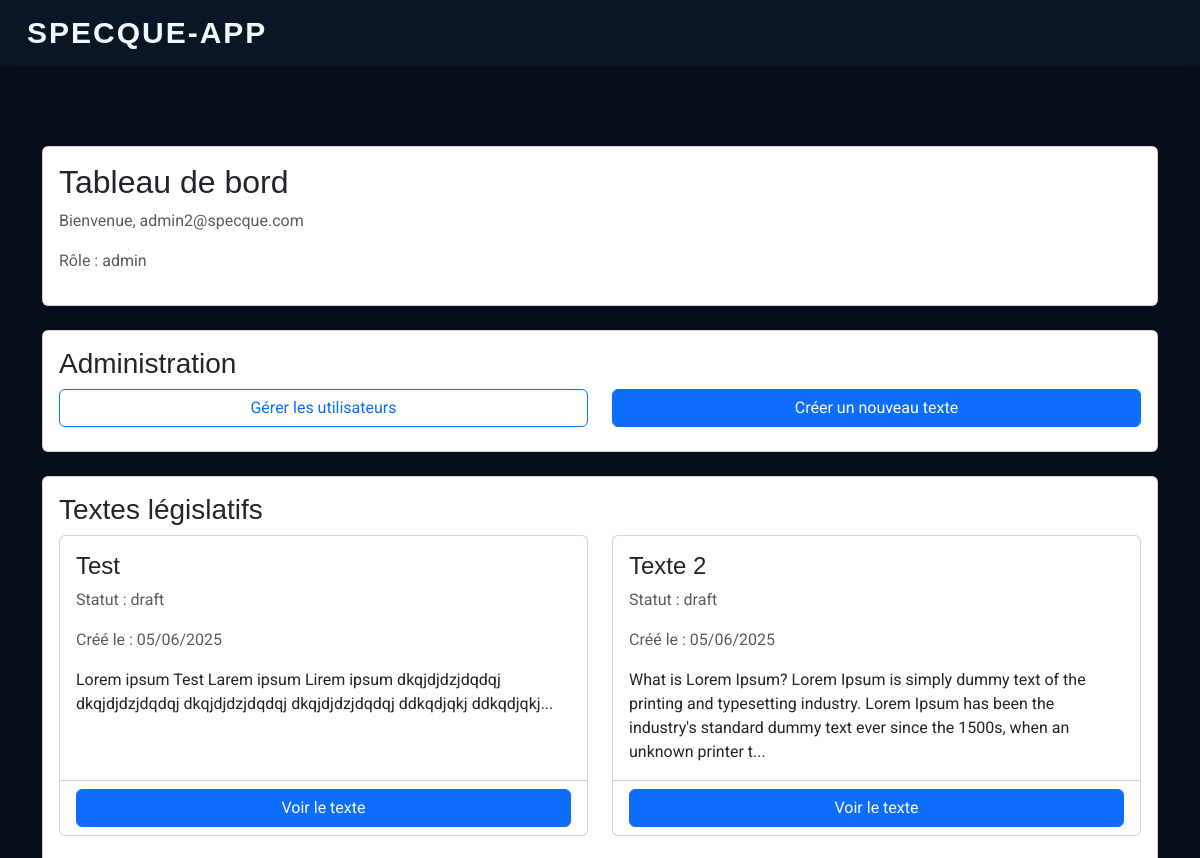
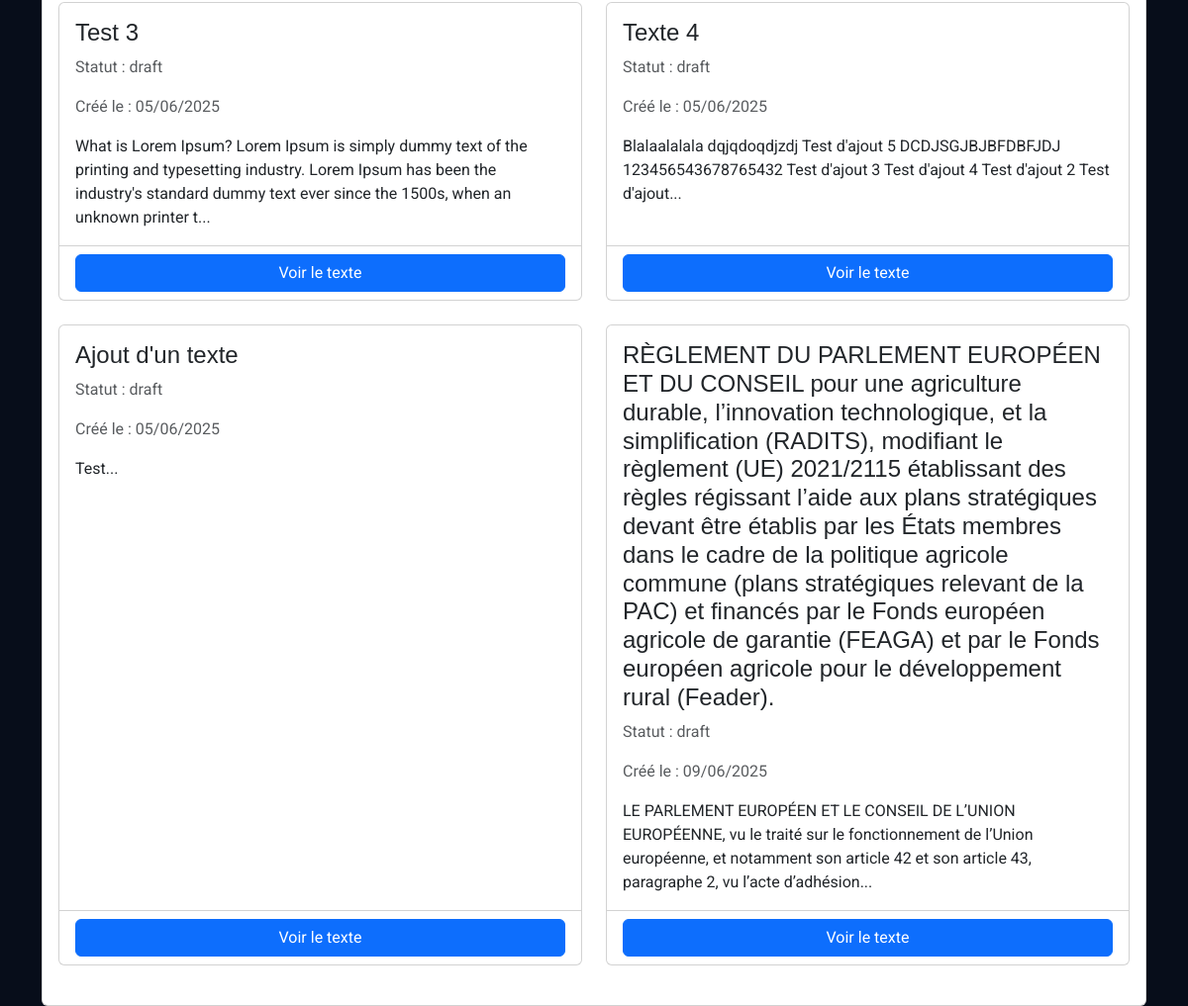
The app's page / (signed in) with its own data (2 pictures, top to bottom).
### app/models/user.py (models this page shows, shortened)
class User(UserMixin, db.Model):
    id = db.Column(db.Integer, primary_key=True)
    email = db.Column(db.String(120), unique=True, nullable=False)
    password_hash = db.Column(db.String(128))
    role = db.Column(db.String(20), nullable=True)  # 'deputy', 'reporter', 'secretary', 'group_leader', 'interest_representative', 'fictive_reporter', 'admin'
    created_at = db.Column(db.DateTime, default=datetime.utcnow)
    amendments = db.relationship('Amendment', backref='author', lazy=True)
    votes = db.relationship('Vote', backref='voter', lazy=True)
    def is_admin(self):
        return self.role == 'admin'
    def is_reporter(self):
        return self.role == 'reporter'

### app/models/legislative.py (models this page shows)
class LegislativeText(db.Model):
    id = db.Column(db.Integer, primary_key=True)
    title = db.Column(db.String(200), nullable=False)
    content = db.Column(db.Text, nullable=False)
    status = db.Column(db.String(20), default='draft')  # draft, in_commission, in_plenary, adopted, rejected
    created_at = db.Column(db.DateTime, default=datetime.utcnow)
    updated_at = db.Column(db.DateTime, default=datetime.utcnow, onupdate=datetime.utcnow)
    amendments = db.relationship('Amendment', backref='legislative_text', lazy=True)
    votes = db.relationship('Vote', backref='legislative_text', lazy=True)

### app/routes/main.py (the view)
@main_bp.route('/')
@login_required
def dashboard():
    texts = LegislativeText.query.all()
    return render_template('main/dashboard.html', texts=texts)

### app/models/legislative.py (called while the page is built)
def is_secretariat(self):
    return self.role == 'secretariat'

### app/models/user.py (called while the page is built)
@login_manager.user_loader
def load_user(id):
    return User.query.get(int(id))

### app/templates/main/dashboard.html (shortened to what this page needs)
{% extends "base.html" %}
{% block content %}
<div class="container">
    <div class="row">
        <div class="col-12">
            <div class="card">
                <div class="card-body">
                    <h2 class="card-title">Tableau de bord</h2>
                    <p class="text-muted">Bienvenue, {{ current_user.email }}</p>
                    <p class="text-muted">Rôle : {{ current_user.role or 'Aucun' }}</p>
                </div>
            </div>
            {% if current_user.is_admin() %}
            <div class="card mt-4">
                <div class="card-body">
                    <h3 class="card-title">Administration</h3>
                    <div class="row">
                        <div class="col-md-6">
                            <a href="{{ url_for('admin.users') }}" class="btn btn-outline-primary w-100 mb-2">Gérer les utilisateurs</a>
                        </div>
                        <div class="col-md-6">
                            <a href="{{ url_for('legislative.new_text') }}" class="btn btn-primary w-100 mb-2">Créer un nouveau texte</a>
                        </div>
                    </div>
                </div>
            </div>
            {% endif %}
            <div class="card mt-4">
                <div class="card-body">
                    <h3 class="card-title">Textes législatifs</h3>
                    {% if texts %}
                        <div class="row">
                            {% for text in texts %}
                            <div class="col-md-6 mb-4">
                                <div class="card h-100">
                                    <div class="card-body">
                                        <h4 class="card-title">{{ text.title }}</h4>
                                        <p class="text-muted">Statut : {{ text.status }}</p>
                                        <p class="text-muted">Créé le : {{ text.created_at.strftime('%d/%m/%Y') }}</p>
                                        <p class="card-text">{{ text.content[:200] }}...</p>
                                    </div>
                                    <div class="card-footer bg-transparent">
                                        <a href="{{ url_for('legislative.view_text', text_id=text.id) }}" class="btn btn-primary w-100">Voir le texte</a>
                                    </div>
                                </div>
                            </div>
                            {% endfor %}
                        </div>
                    {% else %}
                        <p class="text-muted">Aucun texte législatif disponible.</p>
                    {% endif %}
                </div>
            </div>
        </div>
    </div>
</div>
{% endblock %}

### records on screen
User: email "admin2@specque.com", role "admin"
LegislativeText: title "Test", status "draft", created_at "05/06/2025", content "Lorem ipsum Test Larem ipsum Lirem ipsum dkqjdjdzjdqdqj dkqjdjdzjdqdqj dkqjdjdzjdqdqj dkqjdjdzjdqdqj ddkqdjqkj ddkqdjqkj"
LegislativeText: title "Texte 2", status "draft", created_at "05/06/2025", content "What is Lorem Ipsum? Lorem Ipsum is simply dummy text of the printing and typesetting industry. Lorem Ipsum has been the industry's standard dummy text ever since the 1500s, when an unknown printer t"
LegislativeText: title "Test 3", status "draft", created_at "05/06/2025", content "What is Lorem Ipsum? Lorem Ipsum is simply dummy text of the printing and typesetting industry. Lorem Ipsum has been the industry's standard dummy text ever since the 1500s, when an unknown printer t"
LegislativeText: title "Texte 4", status "draft", created_at "05/06/2025", content "Blalaalalala dqjqdoqdjzdj Test d'ajout 5 DCDJSGJBJBFDBFJDJ 123456543678765432 Test d'ajout 3 Test d'ajout 4 Test d'ajout 2 Test d'ajout"
LegislativeText: title "Ajout d'un texte", status "draft", created_at "05/06/2025", content "Test"
LegislativeText: title "RÈGLEMENT DU PARLEMENT EUROPÉEN ET DU CONSEIL pour une agriculture durable, l’innovation technologique, et la simplification (RADITS), modifiant le règlement (UE) 2021/2115 établissant des règles régissant l’aide aux plans stratégiques devant être établis par les États membres dans le cadre de la politique agricole commune (plans stratégiques relevant de la PAC) et financés par le Fonds européen agricole de garantie (FEAGA) et par le Fonds européen agricole pour le développement rural (Feader).", status "draft", created_at "09/06/2025", content "LE PARLEMENT EUROPÉEN ET LE CONSEIL DE L’UNION EUROPÉENNE, vu le traité sur le fonctionnement de l’Union européenne, et notamment son article 42 et son article 43, paragraphe 2, vu l’acte d’adhésion"
